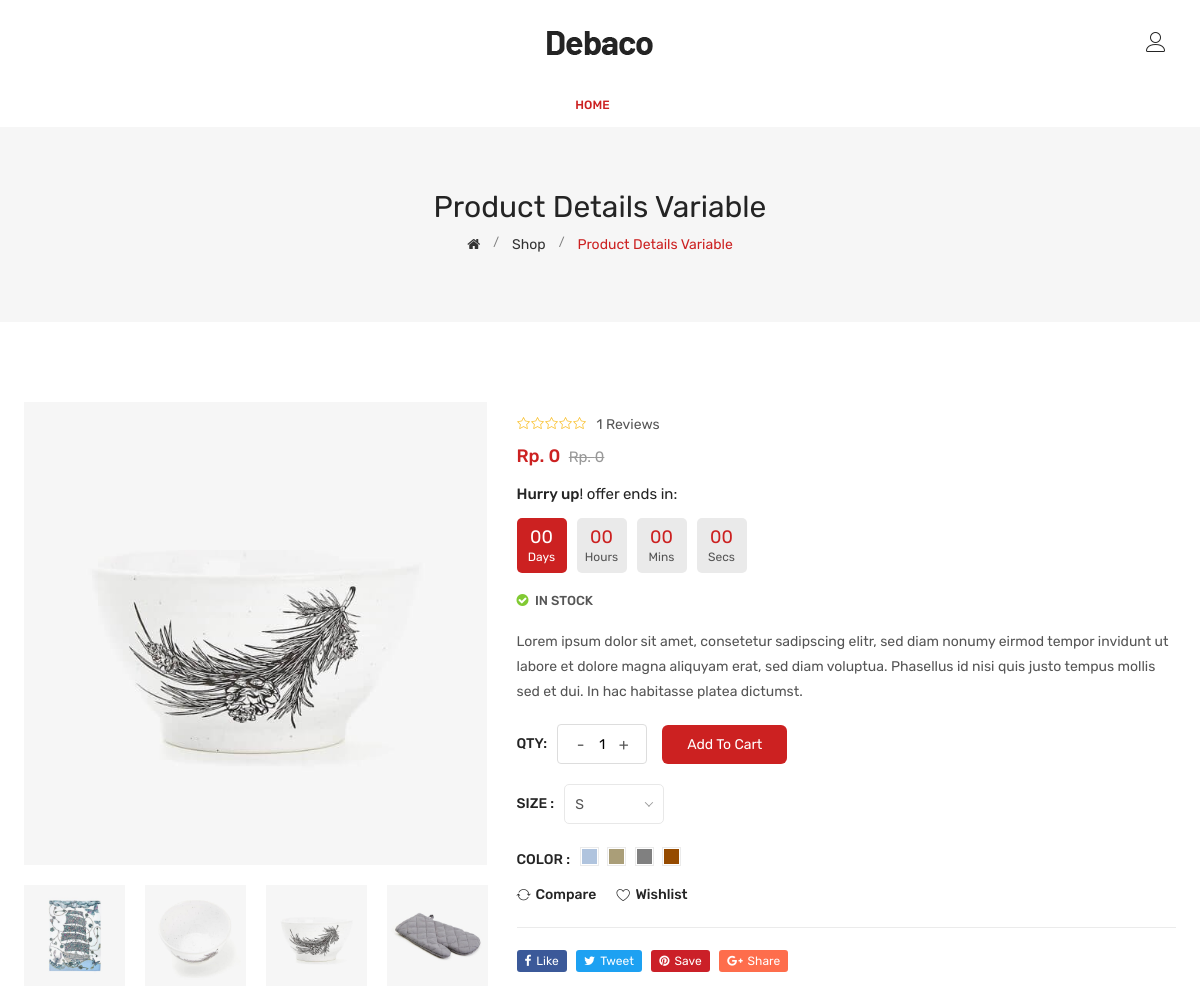
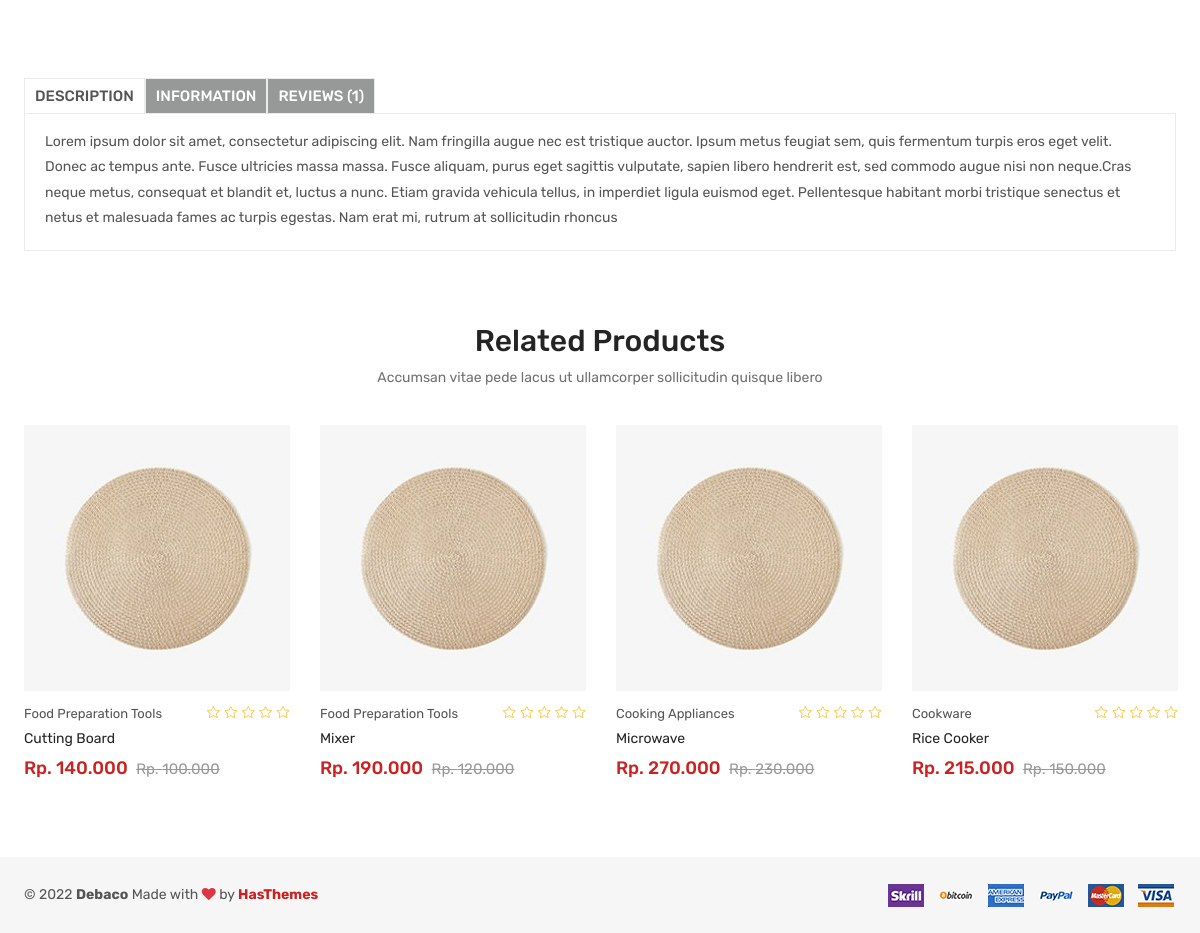
The app's page /detail.php with its own data (2 pictures, top to bottom).
### tables this page shows
CREATE TABLE `product` (
  `id` int(11) NOT NULL,
  `sku` varchar(45) DEFAULT NULL,
  `name` varchar(45) DEFAULT NULL,
  `purchase_price` int(11) DEFAULT NULL,
  `sell_price` int(11) DEFAULT NULL,
  `stock` int(11) DEFAULT 0,
  `min_stock` int(11) DEFAULT 0,
  `product_type_id` int(11) NOT NULL,
  `restock_id` int(11) NOT NULL
);

CREATE TABLE `product_type` (
  `id` int(11) NOT NULL,
  `name` varchar(45) DEFAULT NULL
);

### detail.php (the view, shortened to what the rows shown need)
<?php
require_once 'classes/Product.php';
$product = new Product;
$products = $product->all();
?>
<!DOCTYPE html>
<html class="no-js" lang="zxx">
<head>
    <link href="assets/css/vendor.css" rel="stylesheet">
    <link href="assets/css/style.css" rel="stylesheet">
</head>
<body>
    <main>
        <div class="breadcrumb-area common-bg">
            <div class="container">
                <div class="row">
                    <div class="col-12">
                        <div class="breadcrumb-wrap">
                            <nav aria-label="breadcrumb">
                                <h1>product details variable</h1>
                            </nav>
                        </div>
                    </div>
                </div>
            </div>
        </div>
        <section class="related-products section-space pt-0">
            <div class="container">
                <div class="row">
                    <div class="col-12">
                        <div class="section-title text-center">
                            <h2>Related Products</h2>
                        </div>
                    </div>
                </div>
                <div class="row">
                    <div class="col-lg-12">
                        <div class="product-carousel--4 slick-row-15 slick-sm-row-10 slick-arrow-style">
                            <?php foreach ($products as $product) :
                            ?>
                                <div class="product-item">
                                    <figure class="product-thumb">
                                        <a href="detail.php?id=<?= $product->id ?>">
                                            <img class="pri-img" src="assets/img/product/product-1.jpg" alt="product">
                                        </a>
                                    </figure>
                                    <div class="product-caption">
                                        <div class="product-identity">
                                            <p class="manufacturer-name">
                                                <a href="detail.php?id=<?= $product->id ?>">
                                                    <?= $product->product_type_name ?></a>
                                            </p>
                                            <div class="ratings">
                                                <span><i class="lnr lnr-star"></i></span>
                                                <span><i class="lnr lnr-star"></i></span>
                                                <span><i class="lnr lnr-star"></i></span>
                                                <span><i class="lnr lnr-star"></i></span>
                                                <span><i class="lnr lnr-star"></i></span>
                                            </div>
                                        </div>
                                        <p class="product-name">
                                            <a href="detail.php?id=<?= $product->id ?>"><?= $product->name ?></a>
                                        </p>
                                        <div class="price-box">
                                            <span class="price-regular">Rp. <?= number_format($product->sell_price, 0, ',', '.') ?></span>
                                            <span class="price-old"><del>Rp. <?= number_format($product->purchase_price, 0, ',', '.') ?></del></span>
                                        </div>
                                    </div>
                                </div>
                            <?php endforeach ?>
                        </div>
                    </div>
                </div>
            </div>
        </section>
    </main>
</body>
</html>

### records on screen
product: product_type.name "Food Preparation Tools", name "Cutting Board", sell_price "140.000", purchase_price "100.000"
product: product_type.name "Food Preparation Tools", name "Mixer", sell_price "190.000", purchase_price "120.000"
product: product_type.name "Cooking Appliances", name "Microwave", sell_price "270.000", purchase_price "230.000"
product: product_type.name "Cookware", name "Rice Cooker", sell_price "215.000", purchase_price "150.000"

### other values on screen
$result->sell_price "0"
$result->purchase_price "0"
